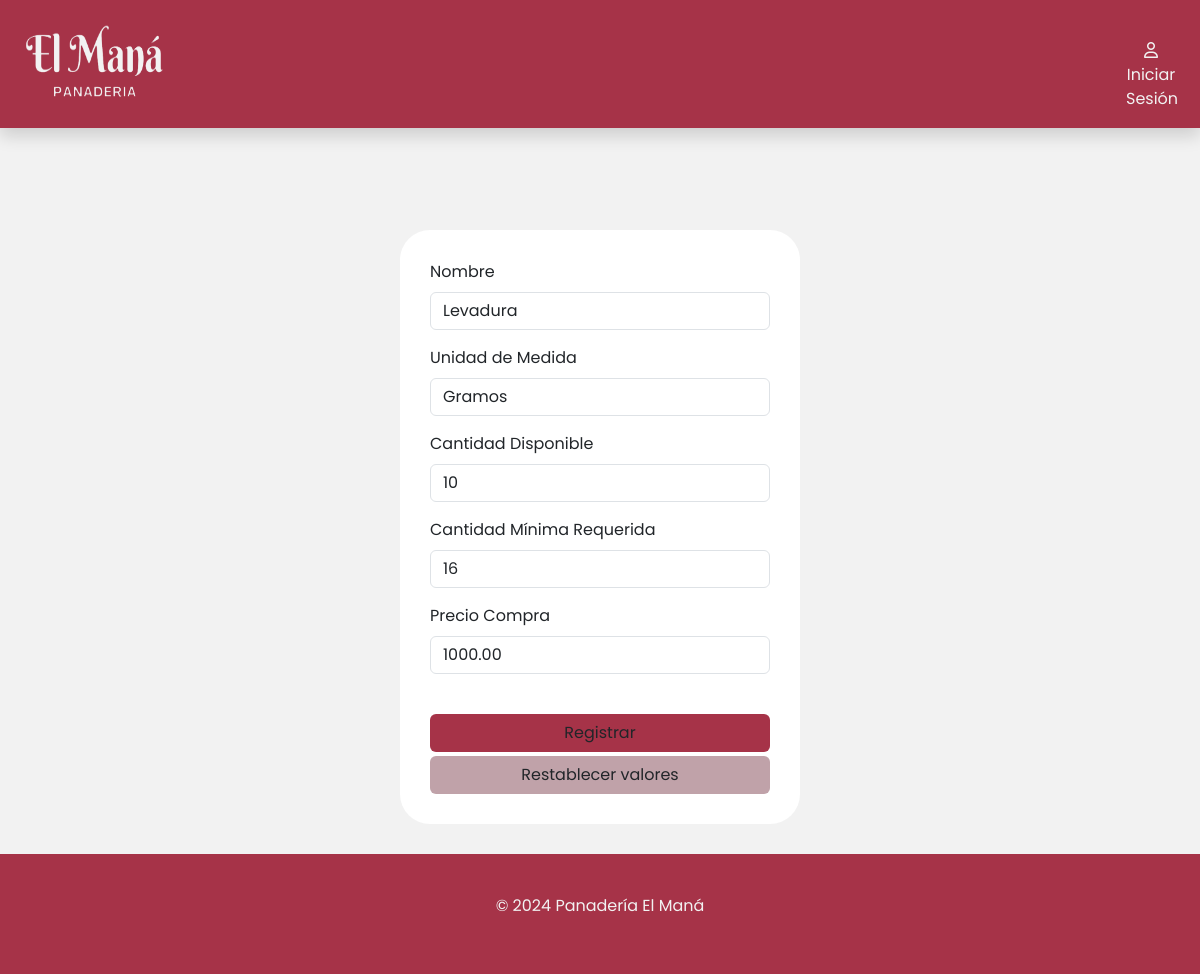
Page /productos/insumos/editar/2 on the earlier database version.
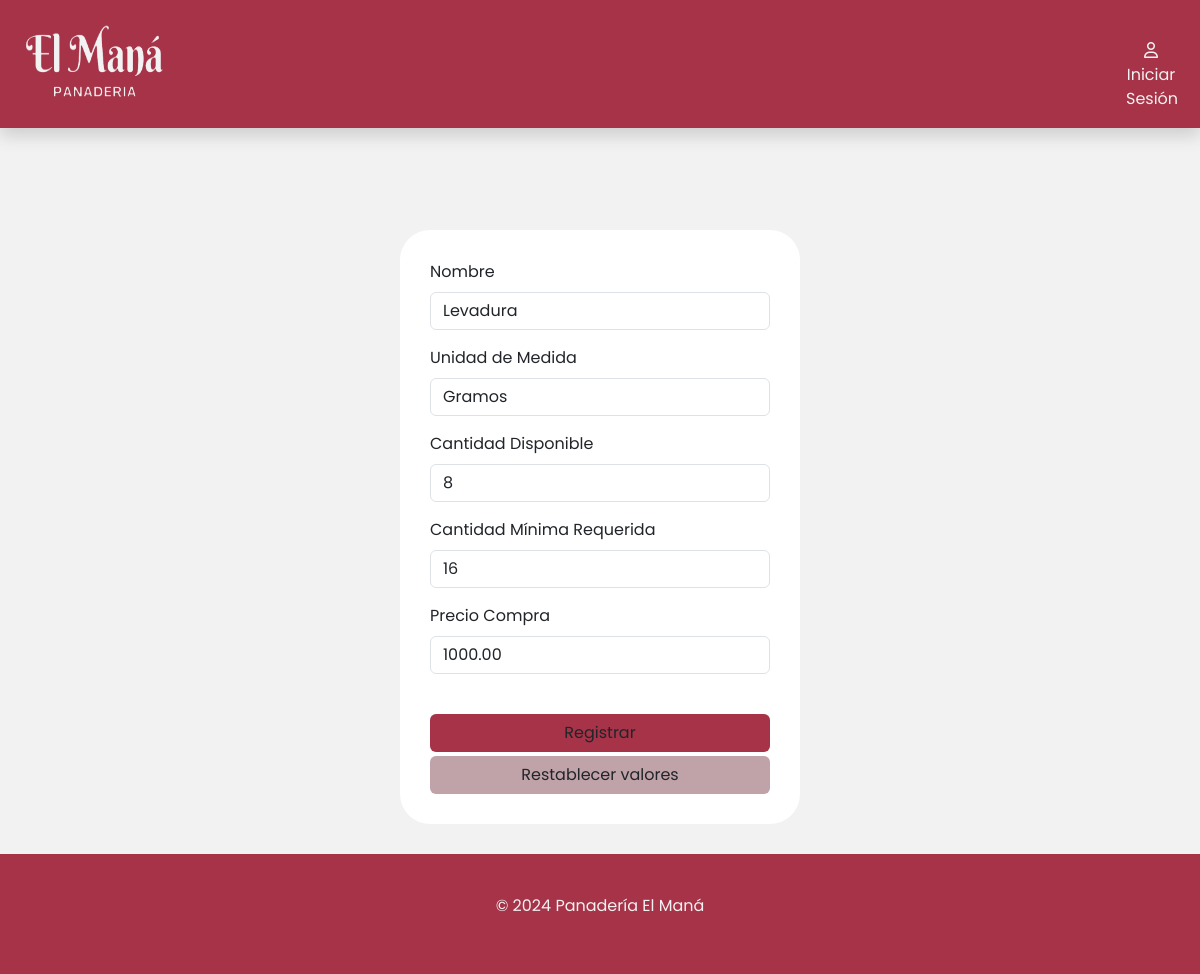
Same page on the later database version.
### apps/productos/models.py (models this page shows, shortened)
class Insumo(models.Model):
    UNIDADES_MEDIDA = [
        ('kg', 'Kilogramos'),
        ('g', 'Gramos'),
        ('l', 'Litros'),
        ('ml', 'Mililitros'),
        ('u', 'Unidades'),
        ('paq', 'Paquete'),
        ('caja', 'Caja'),
        ('taza', 'Taza'),
        ('otro', 'Otro'),
    ]
    nombre = models.CharField(max_length=50,blank=False,null=False)
    unidadDeMedida = models.CharField(max_length=10,choices=UNIDADES_MEDIDA,blank=False,null=False)
    cantidadDisponible = models.PositiveIntegerField(blank=False,null=False)
    cantidadMinRequerida = models.PositiveIntegerField(blank=False,null=False)
    precioInsumo = models.DecimalField(max_digits=10, decimal_places=2, blank=False, null=True, default=0.0)

### apps/productos/views.py (the view)
# urls.py: path('insumos/editar/<insumo_id>',views.editarInsumo,name='editarInsumo'), #mandar plantilla del insum a editar
def editarInsumo(request,insumo_id): #Pasar el insumo a la plantilla edicionInsumo
    insumo = Insumo.objects.get(id=insumo_id)
    return render(request,'insumos/edicionInsumo.html',{'insumo':insumo})

### apps/productos/templates/insumos/edicionInsumo.html (shortened to what this page needs)
{%extends 'base/base.html'%}
{% load static %}
{% block contenido %}
<div class="contenedor-formProd d-flex justify-content-center">
    <div class="card-formProd">
        <form class="row g-3" id="form-prod" action="{% url 'productos:edicionInsumo' %}" method="post" >{% csrf_token %}
            <div class="col-12">
                <label for="nombre" class="form-label">Nombre</label>
                <div class="input-group">
                    <input type="text" name="nombre" class="form-control" id="nombreInsumoRegister" value="{{insumo.nombre}}" placeholder="Nombre del insumo" required/>
                </div>
            </div>
            <div class="col-12">
                <label for="unidadMedida" class="form-label">Unidad de Medida</label>
                <select name="unidadDeMedida" id="unidadMedidaRegister" required class="form-control">
                    <option value="g" {% if insumo.unidadDeMedida == 'g' %}selected{% endif %}>Gramos</option>
                </select>
            </div>
            <div class="col-12">
                <label for="cantidadDisponible" class="form-label">Cantidad Disponible</label>
                <div class="input-group">
                    <input type="number" name="cantidadDisponible" class="form-control" id="cantDisponibleRegister" value="{{insumo.cantidadDisponible}}" required/>
                </div>
            </div>
            <div class="col-12">
                <label for="cantidadMinRequerida" class="form-label">Cantidad Mínima Requerida</label>
                <div class="input-group">
                    <input type="number" name="cantidadMinRequerida" class="form-control" id="cantMinRequeridaRegister" value="{{insumo.cantidadMinRequerida}}" required/>
                </div>
            </div>
            <div class="col-12">
                <label for="precioInsumo" class="form-label">Precio Compra</label>
                <div class="input-group">
                    <input type="text" name="precioInsumo" class="form-control" id="precioCompraRegister" value="{{insumo.precioInsumo}}" required/>
                </div>
            </div>
            <div class="col-12">
                <button class="btn bg-primario w-100 mt-4" type="submit">Registrar</button>
                <button class="btn bg-secundario w-100 mt-1" type="reset">Restablecer valores</button>
            </div>
        </form>
    </div>
</div>
{% endblock %}

Differences in the rows shown:
changed Insumo "Levadura": cantidadDisponible "10" → "8"
